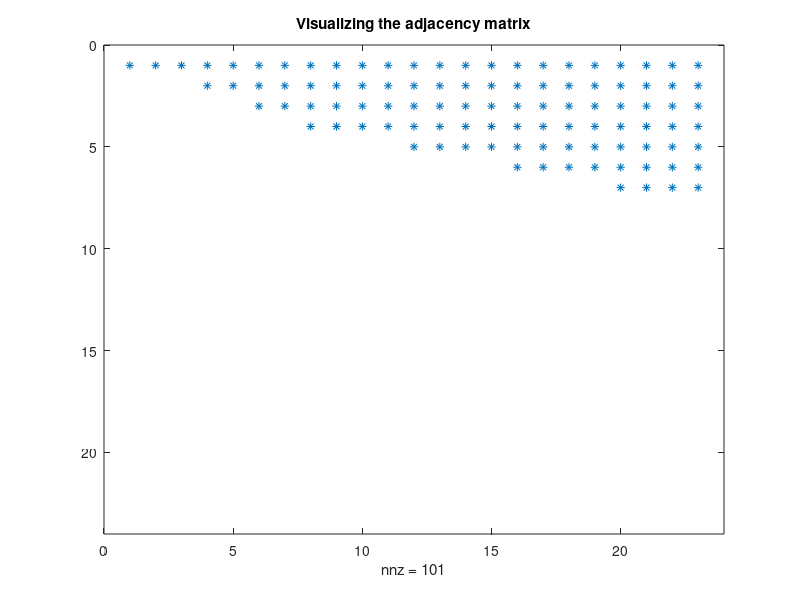
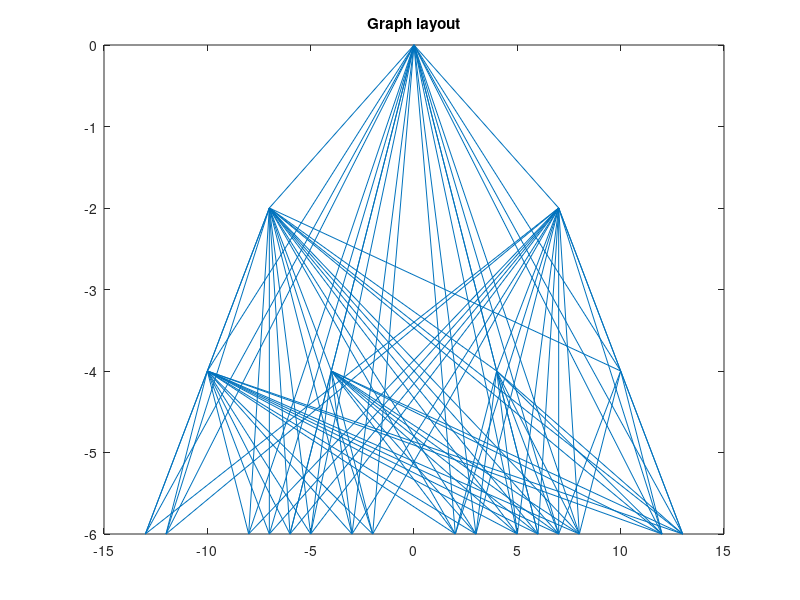

Write the MATLAB code that produced these figures, in order. (Note: this script raises an error after producing the figures.)
%% Fully arborescent site : home linking every where : no siloing
warning('OFF'); %#ok<*WNOFF>
U={'home','meta_liste_produit1','meta_liste_produit2','liste_produit1','liste_produit2','liste_produit3','liste_produit4','fiche_produit1','fiche_produit2','fiche_produit3','fiche_produit4','fiche_produit5','fiche_produit6','fiche_produit7','fiche_produit8','fiche_produit9','fiche_produit10','fiche_produit11','fiche_produit12','fiche_produit13','fiche_produit14','fiche_produit15','fiche_produit16'};
coordinates = [...
    0,0;...
    -7,-2;...
    7,-2;...
    -10,-4;...
    -4,-4;...
    4,-4;...
    10,-4;...
    -13,-6;...
    -12,-6;...
    -8,-6;...
    -7,-6;...
    -6,-6;...
    -5,-6;...
    -3,-6;...
    -2,-6;...
    2,-6;...
    3,-6;...
    5,-6;...
    6,-6;...
    7,-6;...
    8,-6;...
    12,-6;...
    13,-6;...
    ];

G=[...
    1 1 1 1 1 1 1 1 1 1 1 1 1 1 1 1 1 1 1 1 1 1 1;...
    0 0 0 1 1 1 1 1 1 1 1 1 1 1 1 1 1 1 1 1 1 1 1;...
    0 0 0 0 0 1 1 1 1 1 1 1 1 1 1 1 1 1 1 1 1 1 1;...
    0 0 0 0 0 0 0 1 1 1 1 1 1 1 1 1 1 1 1 1 1 1 1;...
    0 0 0 0 0 0 0 0 0 0 0 1 1 1 1 1 1 1 1 1 1 1 1;...
    0 0 0 0 0 0 0 0 0 0 0 0 0 0 0 1 1 1 1 1 1 1 1;...
    0 0 0 0 0 0 0 0 0 0 0 0 0 0 0 0 0 0 0 1 1 1 1;...
    0 0 0 0 0 0 0 0 0 0 0 0 0 0 0 0 0 0 0 0 0 0 0;...
    0 0 0 0 0 0 0 0 0 0 0 0 0 0 0 0 0 0 0 0 0 0 0;...
    0 0 0 0 0 0 0 0 0 0 0 0 0 0 0 0 0 0 0 0 0 0 0;...
    0 0 0 0 0 0 0 0 0 0 0 0 0 0 0 0 0 0 0 0 0 0 0;...
    0 0 0 0 0 0 0 0 0 0 0 0 0 0 0 0 0 0 0 0 0 0 0;...
    0 0 0 0 0 0 0 0 0 0 0 0 0 0 0 0 0 0 0 0 0 0 0;...
    0 0 0 0 0 0 0 0 0 0 0 0 0 0 0 0 0 0 0 0 0 0 0;...
    0 0 0 0 0 0 0 0 0 0 0 0 0 0 0 0 0 0 0 0 0 0 0;...
    0 0 0 0 0 0 0 0 0 0 0 0 0 0 0 0 0 0 0 0 0 0 0;...
    0 0 0 0 0 0 0 0 0 0 0 0 0 0 0 0 0 0 0 0 0 0 0;...
    0 0 0 0 0 0 0 0 0 0 0 0 0 0 0 0 0 0 0 0 0 0 0;...
    0 0 0 0 0 0 0 0 0 0 0 0 0 0 0 0 0 0 0 0 0 0 0;...
    0 0 0 0 0 0 0 0 0 0 0 0 0 0 0 0 0 0 0 0 0 0 0;...
    0 0 0 0 0 0 0 0 0 0 0 0 0 0 0 0 0 0 0 0 0 0 0;...
    0 0 0 0 0 0 0 0 0 0 0 0 0 0 0 0 0 0 0 0 0 0 0;...
    0 0 0 0 0 0 0 0 0 0 0 0 0 0 0 0 0 0 0 0 0 0 0;...
    ];

%% Visualizing the adjacency matrix and the directed graph
figure;
spy(G)
title('Visualizing the adjacency matrix')
figure;
gplot(G,coordinates)
title('Graph layout')
gObj = biograph(G,U);
figure;
gObj = view(gObj); %#ok<*NASGU>

%% Computing the page rank for the fully arborescent site : home linking every where
%pagerank;
pagerankbis(U,G);

%% Another configuration : siloing up to the home : link within branch only
G=[...
    1 1 1 1 1 1 1 1 1 1 1 1 1 1 1 1 1 1 1 1 1 1 1;...
    0 0 0 1 1 0 0 1 1 1 1 1 1 1 1 0 0 0 0 0 0 0 0;...
    0 0 0 0 0 1 1 0 0 0 0 0 0 0 0 1 1 1 1 1 1 1 1;...
    0 0 0 0 0 0 0 1 1 1 1 1 1 1 1 0 0 0 0 0 0 0 0;...
    0 0 0 0 0 0 0 1 1 1 1 1 1 1 1 0 0 0 0 0 0 0 0;...
    0 0 0 0 0 0 0 0 0 0 0 0 0 0 0 1 1 1 1 1 1 1 1;...
    0 0 0 0 0 0 0 0 0 0 0 0 0 0 0 1 1 1 1 1 1 1 1;...
    0 0 0 0 0 0 0 0 0 0 0 0 0 0 0 0 0 0 0 0 0 0 0;...
    0 0 0 0 0 0 0 0 0 0 0 0 0 0 0 0 0 0 0 0 0 0 0;...
    0 0 0 0 0 0 0 0 0 0 0 0 0 0 0 0 0 0 0 0 0 0 0;...
    0 0 0 0 0 0 0 0 0 0 0 0 0 0 0 0 0 0 0 0 0 0 0;...
    0 0 0 0 0 0 0 0 0 0 0 0 0 0 0 0 0 0 0 0 0 0 0;...
    0 0 0 0 0 0 0 0 0 0 0 0 0 0 0 0 0 0 0 0 0 0 0;...
    0 0 0 0 0 0 0 0 0 0 0 0 0 0 0 0 0 0 0 0 0 0 0;...
    0 0 0 0 0 0 0 0 0 0 0 0 0 0 0 0 0 0 0 0 0 0 0;...
    0 0 0 0 0 0 0 0 0 0 0 0 0 0 0 0 0 0 0 0 0 0 0;...
    0 0 0 0 0 0 0 0 0 0 0 0 0 0 0 0 0 0 0 0 0 0 0;...
    0 0 0 0 0 0 0 0 0 0 0 0 0 0 0 0 0 0 0 0 0 0 0;...
    0 0 0 0 0 0 0 0 0 0 0 0 0 0 0 0 0 0 0 0 0 0 0;...
    0 0 0 0 0 0 0 0 0 0 0 0 0 0 0 0 0 0 0 0 0 0 0;...
    0 0 0 0 0 0 0 0 0 0 0 0 0 0 0 0 0 0 0 0 0 0 0;...
    0 0 0 0 0 0 0 0 0 0 0 0 0 0 0 0 0 0 0 0 0 0 0;...
    0 0 0 0 0 0 0 0 0 0 0 0 0 0 0 0 0 0 0 0 0 0 0;...
    ];

%% Visualizing the adjacency matrix and the directed graph
figure;
spy(G)
title('Visualizing the adjacency matrix')
figure;
gplot(G,coordinates)
title('Graph layout')
gObj = biograph(G,U);
figure;
gObj = view(gObj); %#ok<*NASGU>

%% Computing the page rank for the fully arborescent site : home linking every where
%pagerank;
pagerankbis(U,G);

%% Another configuration : siloing with reciprocating links
G=[...
    1 1 1 1 1 1 1 1 1 1 1 1 1 1 1 1 1 1 1 1 1 1 1;...
    1 0 0 1 1 0 0 1 1 1 1 1 1 1 1 0 0 0 0 0 0 0 0;...
    1 0 0 0 0 1 1 0 0 0 0 0 0 0 0 1 1 1 1 1 1 1 1;...
    1 1 0 0 0 0 0 1 1 1 1 1 1 1 1 0 0 0 0 0 0 0 0;...
    1 1 0 0 0 0 0 1 1 1 1 1 1 1 1 0 0 0 0 0 0 0 0;...
    1 0 1 0 0 0 0 0 0 0 0 0 0 0 0 1 1 1 1 1 1 1 1;...
    1 0 1 0 0 0 0 0 0 0 0 0 0 0 0 1 1 1 1 1 1 1 1;...
    1 1 0 1 0 0 0 0 0 0 0 0 0 0 0 0 0 0 0 0 0 0 0;...
    1 1 0 1 0 0 0 0 0 0 0 0 0 0 0 0 0 0 0 0 0 0 0;...
    1 1 0 1 0 0 0 0 0 0 0 0 0 0 0 0 0 0 0 0 0 0 0;...
    1 1 0 1 0 0 0 0 0 0 0 0 0 0 0 0 0 0 0 0 0 0 0;...
    1 1 0 0 1 0 0 0 0 0 0 0 0 0 0 0 0 0 0 0 0 0 0;...
    1 1 0 0 1 0 0 0 0 0 0 0 0 0 0 0 0 0 0 0 0 0 0;...
    1 1 0 0 1 0 0 0 0 0 0 0 0 0 0 0 0 0 0 0 0 0 0;...
    1 1 0 0 1 0 0 0 0 0 0 0 0 0 0 0 0 0 0 0 0 0 0;...
    1 0 1 0 0 1 0 0 0 0 0 0 0 0 0 0 0 0 0 0 0 0 0;...
    1 0 1 0 0 1 0 0 0 0 0 0 0 0 0 0 0 0 0 0 0 0 0;...
    1 0 1 0 0 1 0 0 0 0 0 0 0 0 0 0 0 0 0 0 0 0 0;...
    1 0 1 0 0 1 0 0 0 0 0 0 0 0 0 0 0 0 0 0 0 0 0;...
    1 0 1 0 0 0 1 0 0 0 0 0 0 0 0 0 0 0 0 0 0 0 0;...
    1 0 1 0 0 0 1 0 0 0 0 0 0 0 0 0 0 0 0 0 0 0 0;...
    1 0 1 0 0 0 1 0 0 0 0 0 0 0 0 0 0 0 0 0 0 0 0;...
    1 0 1 0 0 0 1 0 0 0 0 0 0 0 0 0 0 0 0 0 0 0 0;...
    ];

%% Visualizing the adjacency matrix and the directed graph
figure;
spy(G)
title('Visualizing the adjacency matrix')
figure;
gplot(G,coordinates)
title('Graph layout')
gObj = biograph(G,U);
figure;
gObj = view(gObj); %#ok<*NASGU>

%% Computing the page rank for the siloing with reciprocating links
%pagerank;
pagerankbis(U,G);

%% Another configuration : linking every where with reciprocating links
G=[...
    1 1 1 1 1 1 1 1 1 1 1 1 1 1 1 1 1 1 1 1 1 1 1;...
    1 0 0 1 1 1 1 1 1 1 1 1 1 1 1 1 1 1 1 1 1 1 1;...
    1 0 0 0 0 1 1 1 1 1 1 1 1 1 1 1 1 1 1 1 1 1 1;...
    1 1 1 0 0 0 0 1 1 1 1 1 1 1 1 1 1 1 1 1 1 1 1;...
    1 1 1 0 0 0 0 0 0 0 0 1 1 1 1 1 1 1 1 1 1 1 1;...
    1 1 1 0 0 0 0 0 0 0 0 0 0 0 0 1 1 1 1 1 1 1 1;...
    1 1 1 0 0 0 0 0 0 0 0 0 0 0 0 0 0 0 0 1 1 1 1;...
    1 1 1 1 1 1 1 0 0 0 0 0 0 0 0 0 0 0 0 0 0 0 0;...
    1 1 1 1 1 1 1 0 0 0 0 0 0 0 0 0 0 0 0 0 0 0 0;...
    1 1 1 1 1 1 1 0 0 0 0 0 0 0 0 0 0 0 0 0 0 0 0;...
    1 1 1 1 1 1 1 0 0 0 0 0 0 0 0 0 0 0 0 0 0 0 0;...
    1 1 1 1 1 1 1 0 0 0 0 0 0 0 0 0 0 0 0 0 0 0 0;...
    1 1 1 1 1 1 1 0 0 0 0 0 0 0 0 0 0 0 0 0 0 0 0;...
    1 1 1 1 1 1 1 0 0 0 0 0 0 0 0 0 0 0 0 0 0 0 0;...
    1 1 1 1 1 1 1 0 0 0 0 0 0 0 0 0 0 0 0 0 0 0 0;...
    1 1 1 1 1 1 1 0 0 0 0 0 0 0 0 0 0 0 0 0 0 0 0;...
    1 1 1 1 1 1 1 0 0 0 0 0 0 0 0 0 0 0 0 0 0 0 0;...
    1 1 1 1 1 1 1 0 0 0 0 0 0 0 0 0 0 0 0 0 0 0 0;...
    1 1 1 1 1 1 1 0 0 0 0 0 0 0 0 0 0 0 0 0 0 0 0;...
    1 1 1 1 1 1 1 0 0 0 0 0 0 0 0 0 0 0 0 0 0 0 0;...
    1 1 1 1 1 1 1 0 0 0 0 0 0 0 0 0 0 0 0 0 0 0 0;...
    1 1 1 1 1 1 1 0 0 0 0 0 0 0 0 0 0 0 0 0 0 0 0;...
    1 1 1 1 1 1 1 0 0 0 0 0 0 0 0 0 0 0 0 0 0 0 0;...
    ];

%% Visualizing the adjacency matrix and the directed graph
figure;
spy(G)
title('Visualizing the adjacency matrix')
figure;
gplot(G,coordinates)
title('Graph layout')
gObj = biograph(G,U);
figure;
gObj = view(gObj); %#ok<*NASGU>

%% Computing the page rank for the fully arborescent site : home linking every where
%pagerank;
pagerankbis(U,G);